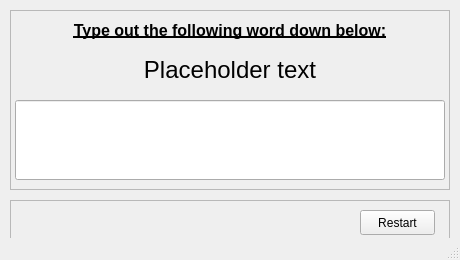
<?xml version="1.0" encoding="UTF-8"?>
<ui version="4.0">
 <class>EasyWindow</class>
 <widget class="QMainWindow" name="EasyWindow">
  <property name="geometry">
   <rect>
    <x>0</x>
    <y>0</y>
    <width>460</width>
    <height>260</height>
   </rect>
  </property>
  <property name="windowTitle">
   <string>Typing Speed Test- Easy</string>
  </property>
  <property name="windowIcon">
   <iconset>
    <normaloff>../assets/icon.png</normaloff>../assets/icon.png</iconset>
  </property>
  <widget class="QWidget" name="centralwidget">
   <widget class="QFrame" name="easy_input_frame">
    <property name="geometry">
     <rect>
      <x>10</x>
      <y>10</y>
      <width>440</width>
      <height>180</height>
     </rect>
    </property>
    <property name="frameShape">
     <enum>QFrame::StyledPanel</enum>
    </property>
    <property name="frameShadow">
     <enum>QFrame::Raised</enum>
    </property>
    <widget class="QLineEdit" name="easyLineEdit">
     <property name="geometry">
      <rect>
       <x>5</x>
       <y>90</y>
       <width>430</width>
       <height>80</height>
      </rect>
     </property>
     <property name="font">
      <font>
       <family>Arial</family>
       <pointsize>26</pointsize>
      </font>
     </property>
     <property name="inputMethodHints">
      <set>Qt::ImhLowercaseOnly|Qt::ImhNoAutoUppercase|Qt::ImhNoPredictiveText</set>
     </property>
     <property name="alignment">
      <set>Qt::AlignCenter</set>
     </property>
    </widget>
    <widget class="QLabel" name="easy_label">
     <property name="geometry">
      <rect>
       <x>10</x>
       <y>40</y>
       <width>420</width>
       <height>40</height>
      </rect>
     </property>
     <property name="font">
      <font>
       <family>Arial</family>
       <pointsize>18</pointsize>
      </font>
     </property>
     <property name="text">
      <string>Placeholder text</string>
     </property>
     <property name="alignment">
      <set>Qt::AlignCenter</set>
     </property>
    </widget>
    <widget class="QLabel" name="easy_title_label">
     <property name="geometry">
      <rect>
       <x>20</x>
       <y>10</y>
       <width>400</width>
       <height>20</height>
      </rect>
     </property>
     <property name="font">
      <font>
       <family>Arial</family>
       <pointsize>12</pointsize>
       <weight>75</weight>
       <bold>true</bold>
       <underline>true</underline>
      </font>
     </property>
     <property name="text">
      <string>Type out the following word down below:</string>
     </property>
     <property name="alignment">
      <set>Qt::AlignCenter</set>
     </property>
    </widget>
   </widget>
   <widget class="QFrame" name="easy_button_frame">
    <property name="geometry">
     <rect>
      <x>10</x>
      <y>200</y>
      <width>440</width>
      <height>40</height>
     </rect>
    </property>
    <property name="frameShape">
     <enum>QFrame::StyledPanel</enum>
    </property>
    <property name="frameShadow">
     <enum>QFrame::Raised</enum>
    </property>
    <widget class="QPushButton" name="easy_restart">
     <property name="geometry">
      <rect>
       <x>350</x>
       <y>10</y>
       <width>75</width>
       <height>25</height>
      </rect>
     </property>
     <property name="text">
      <string>Restart</string>
     </property>
    </widget>
   </widget>
  </widget>
  <widget class="QStatusBar" name="statusbar"/>
 </widget>
 <resources/>
 <connections/>
</ui>
